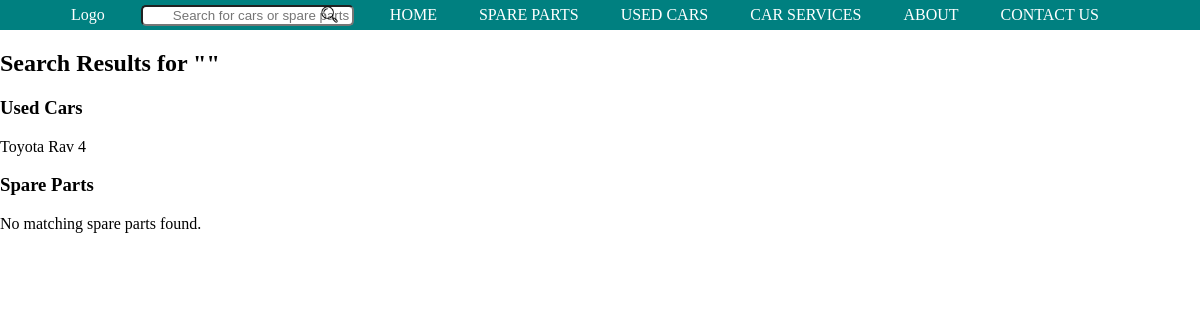
The page /search_results/ on the database as committed earlier.
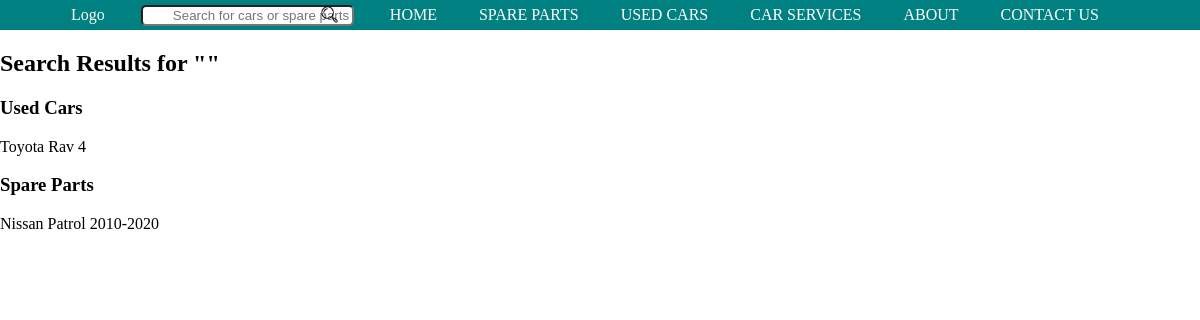
The same page on the database as committed later.
### commonPages/models.py (models this page shows, shortened)
class UsedCars(models.Model):
    used_cars_id = models.AutoField(primary_key=True)
    used_car_title = models.CharField(max_length=100)
    milage = models.IntegerField()
    description = models.TextField()
    mainImage = models.ImageField(upload_to='used_cars_images/', blank=True, null=True)
    rightSideView = models.ImageField(upload_to='used_cars_images/', blank=True, null=True)
    leftSideView = models.ImageField(upload_to='used_cars_images/', blank=True, null=True)
    interiorView = models.ImageField(upload_to='used_cars_images/', blank=True, null=True)
    backSideImage = models.ImageField(upload_to='used_cars_images/', blank=True, null=True)
    extraImage = models.ImageField(upload_to='used_cars_images/', blank=True, null=True)
    image1 = models.ImageField(upload_to='used_cars_images/', blank=True, null=True)
    image2 = models.ImageField(upload_to='used_cars_images/', blank=True, null=True)
    image3 = models.ImageField(upload_to='used_cars_images/', blank=True, null=True)

class SparePart(models.Model):
    spare_part_id = models.AutoField(primary_key=True)
    spare_part_title = models.CharField(max_length=100)
    description = models.TextField(blank=True, null=True)
    categories = models.TextField(blank=True, null=True)
    tags = models.TextField(blank=True, null=True)
    image = models.ImageField(upload_to='spare_parts_images/', blank=True, null=True)

### commonPages/views.py (the view)
# urls.py: path('search_results/', views.search_results, name='search_results'),
def search_results(request):
    query = request.GET.get('q', '')
    usedCars = UsedCars.objects.filter(used_car_title__icontains=query)
    spareParts = SparePart.objects.filter(spare_part_title__icontains=query)
    context = {
        'query': query,
        'usedCars': usedCars,
        'spareParts': spareParts
    }
    template = loader.get_template('search_results.html')
    return HttpResponse(template.render(context, request))

### commonPages/templates/search_results.html (shortened to what this page needs)
<!DOCTYPE html>
<html lang="en">
<head>
</head>
<body>
    {% include "_partialViews/_topNavBar.html" %}
    {% load static %}
    <h2>Search Results for "{{ query }}"</h2>
    <h3>Used Cars</h3>
    {% for car in usedCars %}
        <p>{{ car.used_car_title }}</p>
    {% empty %}
        <p>No matching cars found.</p>
    {% endfor %}
    <h3>Spare Parts</h3>
    {% for part in spareParts %}
        <p>{{ part.spare_part_title }}</p>
    {% empty %}
        <p>No matching spare parts found.</p>
    {% endfor %}
</body>
</html>

Rows that differ between the two databases and show on the page:
added SparePart: spare_part_title "Nissan Patrol 2010-2020"
Other text that changed with them:
text no longer shown: "No matching spare parts found."
